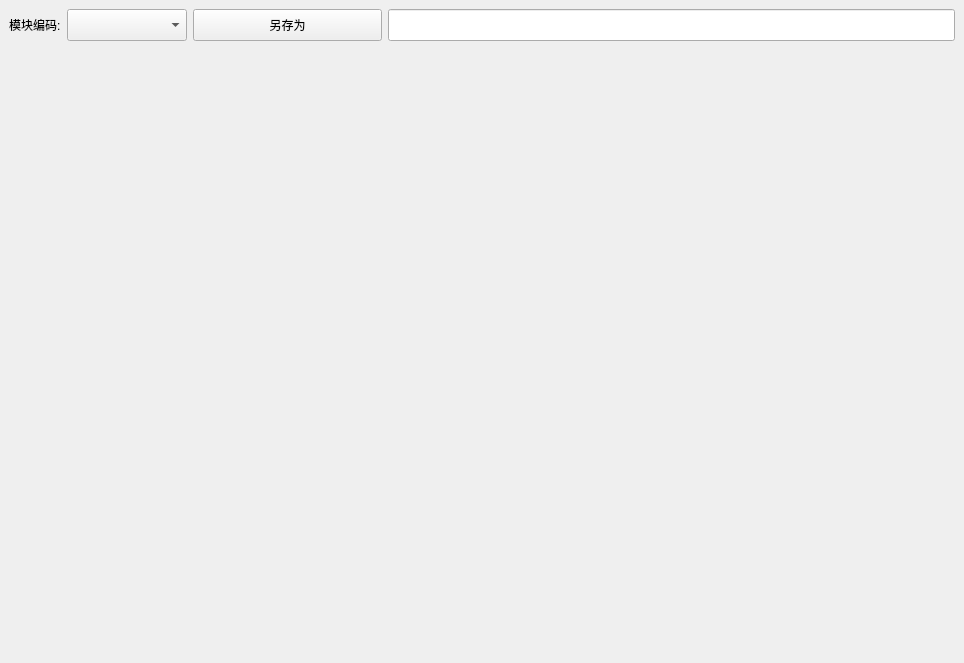
<?xml version="1.0" encoding="UTF-8"?>
<ui version="4.0">
 <class>WidgetRecipeVision</class>
 <widget class="QWidget" name="WidgetRecipeVision">
  <property name="geometry">
   <rect>
    <x>0</x>
    <y>0</y>
    <width>964</width>
    <height>663</height>
   </rect>
  </property>
  <property name="focusPolicy">
   <enum>Qt::StrongFocus</enum>
  </property>
  <property name="windowTitle">
   <string>Form</string>
  </property>
  <layout class="QVBoxLayout" name="verticalLayout_4">
   <property name="spacing">
    <number>0</number>
   </property>
   <property name="leftMargin">
    <number>0</number>
   </property>
   <property name="topMargin">
    <number>0</number>
   </property>
   <property name="rightMargin">
    <number>0</number>
   </property>
   <property name="bottomMargin">
    <number>0</number>
   </property>
   <item>
    <widget class="QWidget" name="widget_2" native="true">
     <property name="maximumSize">
      <size>
       <width>16777215</width>
       <height>50</height>
      </size>
     </property>
     <layout class="QHBoxLayout" name="horizontalLayout_10" stretch="0,1">
      <item>
       <layout class="QHBoxLayout" name="horizontalLayout_8" stretch="1,3">
        <item>
         <widget class="QLabel" name="label_3">
          <property name="text">
           <string>模块编码:</string>
          </property>
         </widget>
        </item>
        <item>
         <widget class="QComboBox" name="comboBox_Recipe">
          <property name="minimumSize">
           <size>
            <width>120</width>
            <height>0</height>
           </size>
          </property>
          <property name="styleSheet">
           <string notr="true">QComboBox{font:20px;height: 50px;}</string>
          </property>
         </widget>
        </item>
       </layout>
      </item>
      <item>
       <layout class="QHBoxLayout" name="horizontalLayout_7" stretch="1,3">
        <item>
         <widget class="QPushButton" name="btnSave">
          <property name="sizePolicy">
           <sizepolicy hsizetype="Minimum" vsizetype="Preferred">
            <horstretch>0</horstretch>
            <verstretch>0</verstretch>
           </sizepolicy>
          </property>
          <property name="text">
           <string>另存为</string>
          </property>
         </widget>
        </item>
        <item>
         <widget class="QLineEdit" name="lineEdit">
          <property name="sizePolicy">
           <sizepolicy hsizetype="Expanding" vsizetype="Preferred">
            <horstretch>0</horstretch>
            <verstretch>0</verstretch>
           </sizepolicy>
          </property>
          <property name="minimumSize">
           <size>
            <width>0</width>
            <height>25</height>
           </size>
          </property>
         </widget>
        </item>
       </layout>
      </item>
     </layout>
    </widget>
   </item>
   <item>
    <widget class="ImageCanvas" name="widget" native="true">
     <property name="styleSheet">
      <string notr="true"/>
     </property>
     <layout class="QVBoxLayout" name="verticalLayout_3" stretch="1">
      <property name="spacing">
       <number>0</number>
      </property>
      <property name="leftMargin">
       <number>9</number>
      </property>
      <property name="topMargin">
       <number>0</number>
      </property>
      <property name="rightMargin">
       <number>9</number>
      </property>
      <property name="bottomMargin">
       <number>0</number>
      </property>
      <item>
       <widget class="QWidget" name="widget_3" native="true">
        <layout class="QVBoxLayout" name="verticalLayout_2">
         <property name="leftMargin">
          <number>0</number>
         </property>
         <property name="topMargin">
          <number>0</number>
         </property>
         <property name="rightMargin">
          <number>0</number>
         </property>
         <property name="bottomMargin">
          <number>0</number>
         </property>
         <item>
          <layout class="QVBoxLayout" name="verticalLayout"/>
         </item>
        </layout>
       </widget>
      </item>
     </layout>
    </widget>
   </item>
  </layout>
 </widget>
 <customwidgets>
  <customwidget>
   <class>ImageCanvas</class>
   <extends>QWidget</extends>
   <header location="global">ImageCanvas.h</header>
   <container>1</container>
  </customwidget>
 </customwidgets>
 <resources/>
 <connections/>
</ui>
